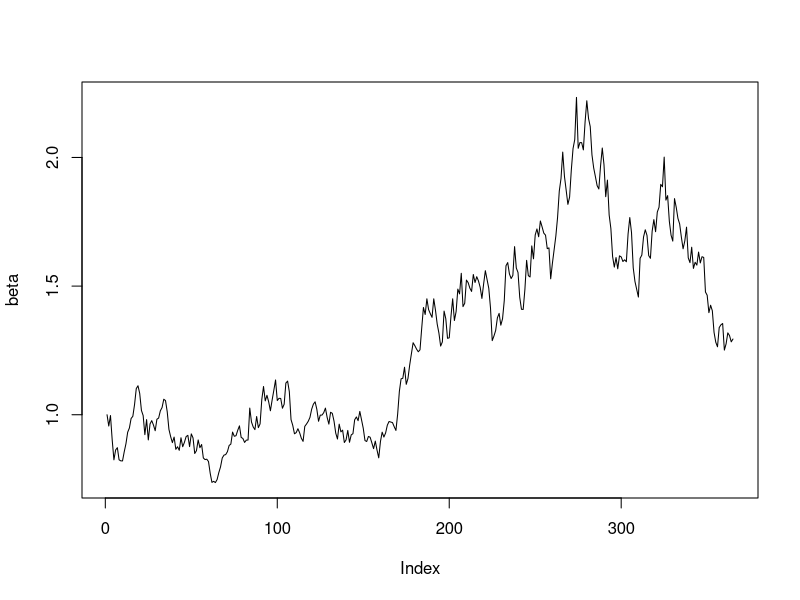
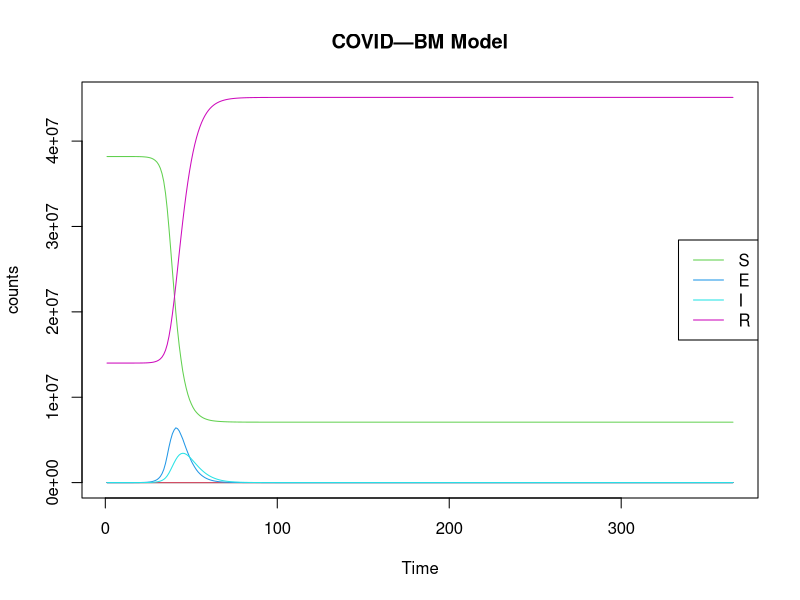
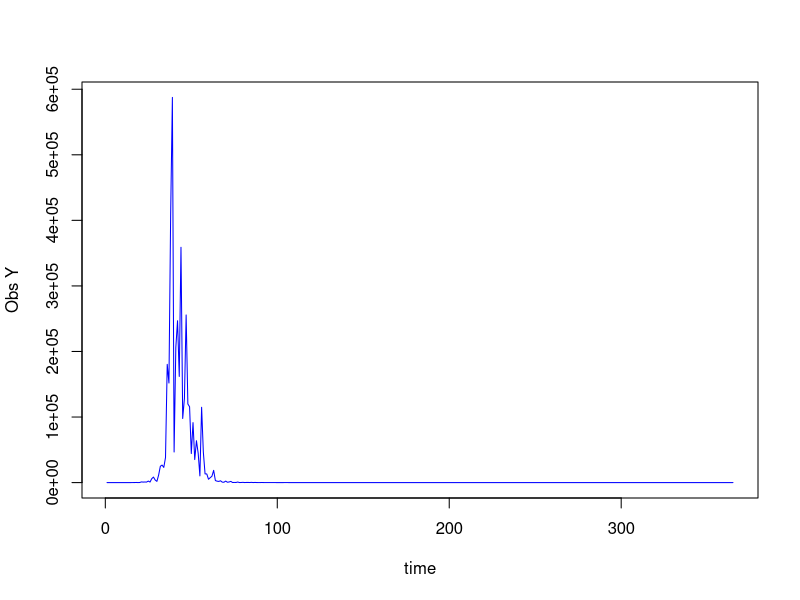

These figures' R source, in order:
rm(list=ls())
require(deSolve)
set.seed(001213)   #random seed 0012 00122 00124 00129 001211 001213 1215 1216 1219 1222
times <- 1:365     #1224
N=52196381
sigma <- 0.4
## first, simulate a set of random deviates
e <- rnorm(n = length(times) - 1, sd = sqrt(0.01))
## now compute their cumulative sum
e <- c(0, cumsum(e))


beta<- exp(sigma*e)
plot(beta,type='l')
write.csv(beta,"simulatecovidbeta.csv")


#Main ODE Model
Covid_OU <- function(time, current_state, params){
  
  with(as.list(c(current_state, params)),{
    
    N <- S+E+I+R
    dt <- 1
    dS <- -beta[t]*S*(E+0.1*I)/N
    dE <- beta[t]*S*(E+0.1*I)/N - E*(1/k+1/gamma)
    dI <- E/k-I*(1/gamma+0.0087)
    dR <- (I+E)/gamma+0.0087*I
    
    return(list(c( dt, dS, dE, dI, dR)))
  })
}
params <- c(k=7, gamma=5)   #Trial: k=5 & gamma=5; k=7 & gamma=5

library('truncnorm')
R0 <- rtruncnorm(1, a=0, b=1, mean = 0.15, sd = 0.15)
E0 <-runif(1,-16, -9)
I0 <-runif(1,-16, -9)
#x <-runif(1, -5,2)
S <- N
R <- R0*S
S <- S - R

E <- exp(E0 + log(S))
S <- S - E
I <- exp(I0 + log(S))
S <- S - I

initial_state<- c(t=1, S=S, E=E, I=I, R=R)
#initial_state <- c(t=1,S=52196380, E=1, I=0, R=0)
model4 <- ode(initial_state, times, Covid_OU, params)

summary(model4)

matplot(model4, type="l", lty=1, main="COVID—BM Model",ylab="counts", xlab="Time")
legend <- colnames(model4)[3:6]
legend("right", legend=legend, col=3:6, lty = 1)
Z1 <-model4[,4]/7

tau1 <- 0.8#runif(1,0,1)
Y1 <-vector(length = 365)
for (i in 1:365){
  #Y1[i]<- rlnorm(1,log(Z1[i,]/5),tau1)
  Y1[i]<- rlnorm(1,log(Z1[i]/5),tau1)
}
plot(Y1,type='l',ylab="Obs Y",xlab="time",col="blue")
write.csv(Y1,"Covidbm_Y1.csv")
write.csv(model4,"Covidbm1.csv")
